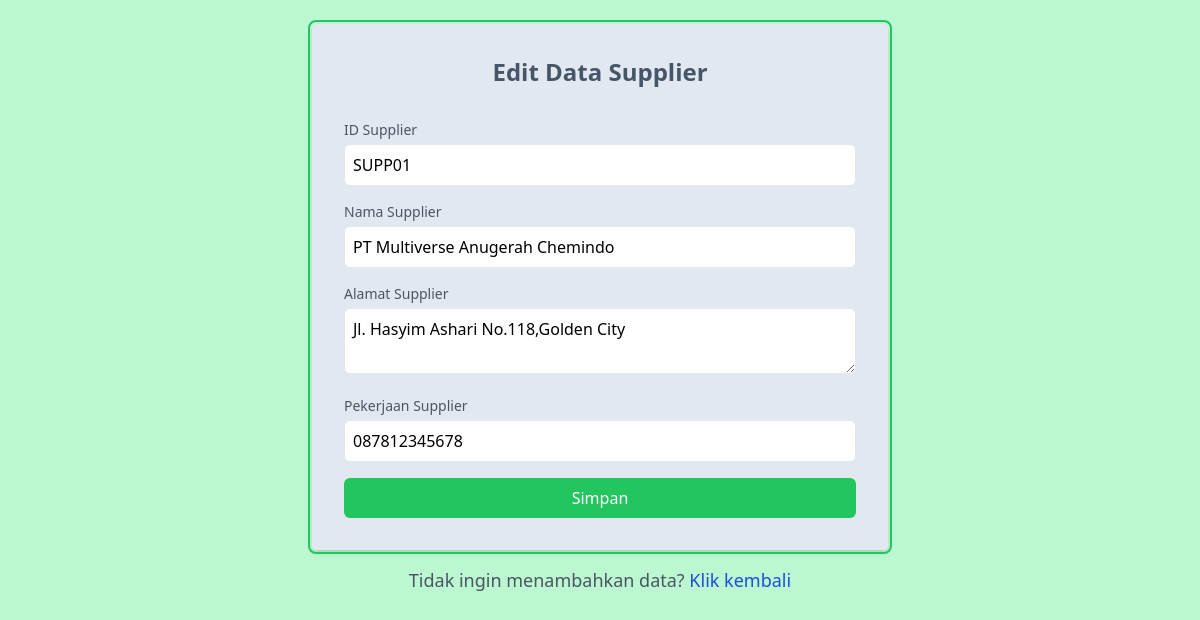
/build/pages/function/editsupplier.php?id=SUPP01 (signed in), run on the app's committed database.
### tables this page shows
CREATE TABLE `supplier` (
  `id_supplier` char(10) NOT NULL DEFAULT '',
  `nama_supplier` varchar(100) DEFAULT NULL,
  `alamat` varchar(100) DEFAULT NULL,
  `no_telepon` varchar(50) DEFAULT NULL
);

### build/pages/function/editsupplier.php (the view, shortened to what this page needs)
<!DOCTYPE html>
<html lang="en">
<head>
    <script src="https://cdn.tailwindcss.com"></script>
</head>
<body class="bg-green-200 p-6">
    <?php
    include 'koneksi.php';
    $id = $_GET['id'];
    $data = mysqli_query($conn, "select * from supplier where id_supplier= '$id'");
    while ($row = mysqli_fetch_array($data)) {
    ?>
        <div class="max-w-xl mx-auto  rounded p-8 shadow-md outline outline-2  outline-offset-2 outline-green-500 bg-slate-200">
            <h2 class="text-2xl font-bold mb-8 text-slate-600 text-center ">Edit Data Supplier</h2>
            <form action="proseseditsupplier.php" method="post" class="space-y-4 ">
                <div>
                    <label for="id" class="block text-sm font-medium text-gray-600">ID Supplier</label>
                    <input type="text" id="id_supplier" name="id" value="<?php echo $row['id_supplier']; ?>" class="mt-1 p-2 w-full border rounded-md " readonly>
                </div>
                <div>
                    <label for="nama" class="block text-sm font-medium text-gray-600">Nama Supplier</label>
                    <input type="text" id="nama_supplier" name="nama" value="<?php echo $row['nama_supplier']; ?>" class="mt-1 p-2 w-full border rounded-md">
                </div>
                <div>
                    <label for="alamat" class="block text-sm font-medium text-gray-600">Alamat Supplier</label>
                    <textarea id="alamat_supplier" name="alamat" value="<?php echo $row['id_supplier']; ?>" class="mt-1 p-2 w-full border rounded-md"><?php echo $row['alamat']; ?></textarea>
                </div>
                <div>
                    <label for="pekerjaan" class="block text-sm font-medium text-gray-600">Pekerjaan Supplier</label>
                    <input type="text" id="no_telepon" name="no_telepon" value="<?php echo $row['no_telepon']; ?>" class="mt-1 p-2 w-full border rounded-md">
                </div>
                <div>
                    <button type="submit" class="w-full bg-green-500 text-white p-2 rounded-md hover:bg-green-700">Simpan</button>
                </div>
            </form>
        </div>
        <p class="mt-4 text-lg text-gray-600 text-center">Tidak ingin menambahkan data? <a href="../datasupplier.php" class="text-blue-700 no-underline hover:underline">Klik kembali</a></p>
</body>
<?php
    }
?>
</html>

### data on the page
supplier: id "SUPP01", nama "PT Multiverse Anugerah Chemindo", alamat "Jl. Hasyim Ashari No.118,Golden City", no_telepon "087812345678"
